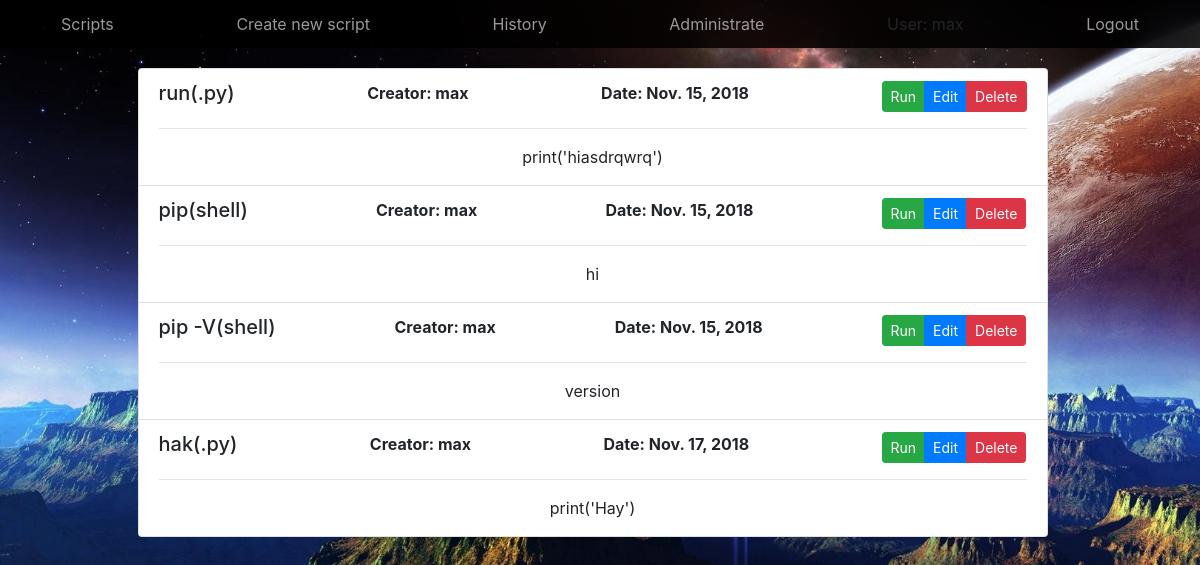
/scripts/ (signed in), run on the app's committed database.
### Script/models.py (models this page shows)
class script(models.Model):
    creator = models.ForeignKey(User, on_delete=models.CASCADE, default=None)
    script_name = models.CharField(max_length=40, unique=True, db_index=True, primary_key=True)
    script = models.TextField()
    create_date = models.DateField(default=str(datetime.datetime.now())[:10])
    script_format = models.CharField(max_length=20, default=None)
    def __str__(self):
        return self.script_name

### Script/views.py (the view)
# urls.py: path('scripts/', Scripts, name='Scripts'),
@login_required
def Scripts(request):
    elements = script.objects.all()
    context = {
        'Scripts': elements
    }
    return render(request, 'Scripts.html', context)

### Script/templates/Scripts.html (shortened to what this page needs)
{% extends 'home.html' %}
{% block content %}
<div class="container text-center" style="margin-top: 20px;">
     <div class="list-group col-lg-10 list_line">
            {% for script in Scripts %}
          <li  class="list-group-item   ">
            <div class="d-flex w-100 justify-content-between">
                    <h5 class="mb-1">{{ script.script_name }}({{ script.script_format }})</h5>
                    <b>Creator: {{ script.creator }}</b>
                    <b>Date: {{ script.create_date }}</b>
                  <div class="btn-group btn-group-sm" role="group">
                      <a href="run/{{ script.script_name }}" type='' class="btn btn-success" >Run</a>
                      <a href="edit/{{ script.script_name }}" type='' class="btn btn-primary" >Edit</a>
                      <button type="submit" id="script" class="btn btn-danger open-modal" name="remove"  value="{{ script }}" onclick="ViewModal(this)">Delete</button>
                    </div>
            </div>
              <hr>
              <p class="mb-1">{{ script.script }}</p>
          </li>
        {% endfor %}
     </div>
</div>
{% endblock %}

### Script/templates/nav.html (shortened to what this page needs)
<nav class="site-header sticky-top py-1">
      <div class="container d-flex flex-column flex-md-row justify-content-between">
            <a class="nav-link" href='/scripts'>Scripts</a>
            <a class="nav-link" href="/script">Create new script</a>
            <a class="nav-link" href="/history">History</a>
            <a class="nav-link " href="/admin">Administrate</a>
           {% if user.is_authenticated %}
              <a class="nav-link">User: {{ user.get_username }}</a>
            <a class="nav-link"  href="{% url 'logout'%}?next={{request.path}}">Logout</a>
           {% else %}
               <a class="nav-link" href="/registration">Registration</a>
                <a class="nav-link" href="{% url 'login'%}?next={{request.path}}">Login</a>
          {% endif %}
      </div>
    </nav>

### Script/static/style.css (style rules this page uses)
body { margin: 0; }
.site-header { background-color: rgba(0, 0, 0, .85); -webkit-backdrop-filter: saturate(180%) blur(20px); backdrop-filter: saturate(180%) blur(20px); }
.site-header a { color: #999; transition: ease-in-out color .15s; }
.back { height: 100%; width: 100%; background: url('back.jpg') no-repeat;;; background-size: cover; background-attachment: fixed; }
.list_line { display: inline-flex; }

### data on the page
script: script_name "run", script_format ".py", creator "max", create_date "Nov. 15, 2018", script "print('hiasdrqwrq')"
script: script_name "pip", script_format "shell", creator "max", create_date "Nov. 15, 2018", script "hi"
script: script_name "pip -V", script_format "shell", creator "max", create_date "Nov. 15, 2018", script "version"
script: script_name "hak", script_format ".py", creator "max", create_date "Nov. 17, 2018", script "print('Hay')"

### other printed values
{{ user.get_username }} "max"
